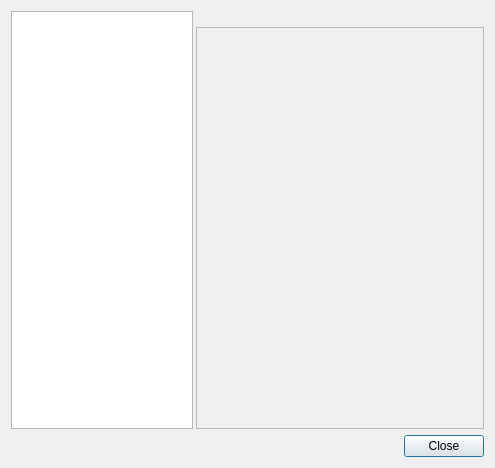
<?xml version="1.0" encoding="UTF-8"?>
<ui version="4.0">
 <class>depgraphV::SettingsDialog</class>
 <widget class="QDialog" name="depgraphV::SettingsDialog">
  <property name="geometry">
   <rect>
    <x>0</x>
    <y>0</y>
    <width>495</width>
    <height>468</height>
   </rect>
  </property>
  <property name="minimumSize">
   <size>
    <width>495</width>
    <height>0</height>
   </size>
  </property>
  <property name="windowTitle">
   <string>Settings</string>
  </property>
  <layout class="QVBoxLayout" name="verticalLayout_2">
   <item>
    <layout class="QHBoxLayout" name="horizontalLayout">
     <property name="spacing">
      <number>3</number>
     </property>
     <item>
      <widget class="QListWidget" name="listWidget">
       <property name="minimumSize">
        <size>
         <width>128</width>
         <height>0</height>
        </size>
       </property>
       <property name="maximumSize">
        <size>
         <width>182</width>
         <height>16777215</height>
        </size>
       </property>
       <property name="selectionMode">
        <enum>QAbstractItemView::NoSelection</enum>
       </property>
       <property name="iconSize">
        <size>
         <width>96</width>
         <height>84</height>
        </size>
       </property>
       <property name="movement">
        <enum>QListView::Static</enum>
       </property>
       <property name="resizeMode">
        <enum>QListView::Fixed</enum>
       </property>
       <property name="spacing">
        <number>12</number>
       </property>
       <property name="viewMode">
        <enum>QListView::IconMode</enum>
       </property>
       <property name="uniformItemSizes">
        <bool>true</bool>
       </property>
      </widget>
     </item>
     <item>
      <layout class="QVBoxLayout" name="verticalLayout">
       <property name="spacing">
        <number>2</number>
       </property>
       <property name="rightMargin">
        <number>0</number>
       </property>
       <item>
        <widget class="QLabel" name="pageLabel">
         <property name="font">
          <font>
           <weight>75</weight>
           <bold>true</bold>
          </font>
         </property>
         <property name="text">
          <string notr="true"/>
         </property>
        </widget>
       </item>
       <item>
        <widget class="QScrollArea" name="scrollArea">
         <property name="frameShape">
          <enum>QFrame::StyledPanel</enum>
         </property>
         <property name="widgetResizable">
          <bool>true</bool>
         </property>
         <widget class="QWidget" name="scrollAreaWidgetContents">
          <property name="geometry">
           <rect>
            <x>0</x>
            <y>0</y>
            <width>286</width>
            <height>396</height>
           </rect>
          </property>
          <layout class="QGridLayout" name="gridLayout">
           <property name="leftMargin">
            <number>0</number>
           </property>
           <property name="topMargin">
            <number>0</number>
           </property>
           <property name="rightMargin">
            <number>3</number>
           </property>
           <property name="bottomMargin">
            <number>0</number>
           </property>
           <property name="spacing">
            <number>0</number>
           </property>
           <item row="0" column="0">
            <widget class="QStackedWidget" name="stackedWidget">
             <property name="sizePolicy">
              <sizepolicy hsizetype="Preferred" vsizetype="Minimum">
               <horstretch>0</horstretch>
               <verstretch>0</verstretch>
              </sizepolicy>
             </property>
             <property name="frameShape">
              <enum>QFrame::NoFrame</enum>
             </property>
            </widget>
           </item>
          </layout>
         </widget>
        </widget>
       </item>
      </layout>
     </item>
    </layout>
   </item>
   <item>
    <layout class="QHBoxLayout" name="horizontalLayout_2" stretch="0,0">
     <item>
      <spacer name="horizontalSpacer">
       <property name="orientation">
        <enum>Qt::Horizontal</enum>
       </property>
       <property name="sizeHint" stdset="0">
        <size>
         <width>40</width>
         <height>20</height>
        </size>
       </property>
      </spacer>
     </item>
     <item>
      <widget class="QPushButton" name="closeButton">
       <property name="text">
        <string>Close</string>
       </property>
      </widget>
     </item>
    </layout>
   </item>
  </layout>
 </widget>
 <resources/>
 <connections>
  <connection>
   <sender>closeButton</sender>
   <signal>clicked()</signal>
   <receiver>depgraphV::SettingsDialog</receiver>
   <slot>close()</slot>
   <hints>
    <hint type="sourcelabel">
     <x>447</x>
     <y>446</y>
    </hint>
    <hint type="destinationlabel">
     <x>247</x>
     <y>233</y>
    </hint>
   </hints>
  </connection>
  <connection>
   <sender>listWidget</sender>
   <signal>currentItemChanged(QListWidgetItem*,QListWidgetItem*)</signal>
   <receiver>depgraphV::SettingsDialog</receiver>
   <slot>changePage(QListWidgetItem*,QListWidgetItem*)</slot>
   <hints>
    <hint type="sourcelabel">
     <x>67</x>
     <y>97</y>
    </hint>
    <hint type="destinationlabel">
     <x>493</x>
     <y>126</y>
    </hint>
   </hints>
  </connection>
 </connections>
 <slots>
  <slot>changePage(QListWidgetItem*,QListWidgetItem*)</slot>
 </slots>
</ui>
